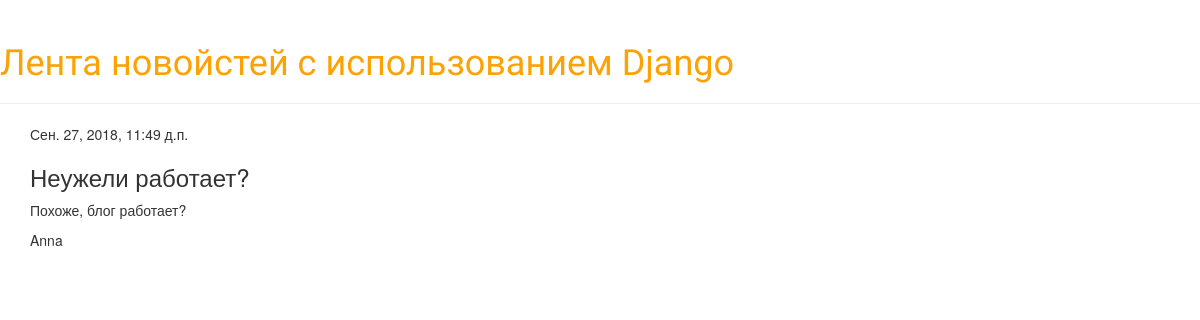
Screenshot of /post/7/ with the database file from the repository.
### polls/models.py (models this page shows, shortened)
class Post(models.Model):
    title = models.CharField(max_length=50)
    date = models.DateTimeField(auto_now_add=True)
    published_date = models.DateTimeField(blank=True, null=True)
    text = models.TextField()
    author = models.ForeignKey('auth.User', on_delete=models.CASCADE)
    article_status = models.IntegerField(default=0)      # отметка о прочтении = 1

### polls/views.py (the view)
# urls.py: url(r'^post/(?P<pk>\d+)/$', views.post_detail, name='post_detail'),
def post_detail(request, pk):
    post = get_object_or_404(Post, pk=pk)
    return render(request, 'post_detail.html', {'post': post})

### polls/templates/post_detail.html (shortened to what this page needs)
{% load static %}
<!DOCTYPE html>
<html lang="ru">
<head>
    <link rel="stylesheet" href="//maxcdn.bootstrapcdn.com/bootstrap/3.2.0/css/bootstrap.min.css">
    <link rel="stylesheet" href="//maxcdn.bootstrapcdn.com/bootstrap/3.2.0/css/bootstrap-theme.min.css">
    <link rel="stylesheet" href="{% static 'css/polls.css' %}">
</head>
<body>
    <div class="page-header">
        <h1><a href="/">Лента новойстей с использованием Django</a></h1>
    </div>
    <div class="content container">
        <div class="row">
            <div class="col-md-8">
            {% block content %}
                <div class="post">
                    {% if post.published_date %}
                        <div class="date">
                            {{ post.published_date }}
                        </div>
                    {% endif %}
                    <h3>{{ post.title }}</h3>
                    <p>{{ post.text|linebreaksbr }}</p>
                    <p>{{ post.author|linebreaksbr }}</p>
                </div>
            {% endblock %}
            </div>
        </div>
    </div>
    </body>
</html>

### polls/static/css/polls.css (style rules this page uses)
h1 a { color: #FCA205; font-family: 'Lobster'; }
body { padding-left: 15 px; }

### rows the page displays
Post: published_date "Сен. 27, 2018, 11:49 д.п.", title "Неужели работает?", text "Похоже, блог работает?", author "Anna"
